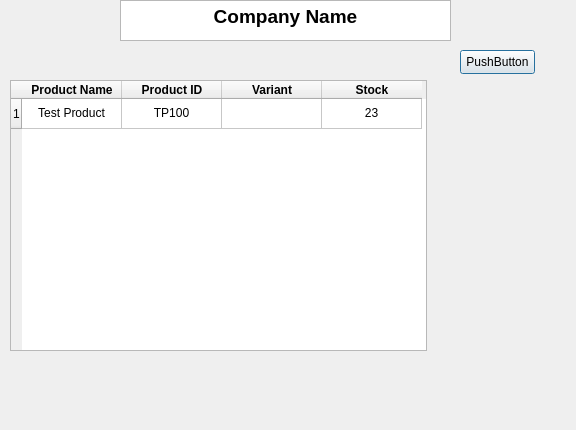
<?xml version="1.0" encoding="UTF-8"?>
<ui version="4.0">
 <class>Dialog</class>
 <widget class="QDialog" name="Dialog">
  <property name="geometry">
   <rect>
    <x>0</x>
    <y>0</y>
    <width>576</width>
    <height>430</height>
   </rect>
  </property>
  <property name="windowTitle">
   <string>Dialog</string>
  </property>
  <property name="styleSheet">
   <string notr="true"/>
  </property>
  <widget class="QTextEdit" name="textEdit">
   <property name="geometry">
    <rect>
     <x>120</x>
     <y>0</y>
     <width>331</width>
     <height>41</height>
    </rect>
   </property>
   <property name="html">
    <string>&lt;!DOCTYPE HTML PUBLIC &quot;-//W3C//DTD HTML 4.0//EN&quot; &quot;http://www.w3.org/TR/REC-html40/strict.dtd&quot;&gt;
&lt;html&gt;&lt;head&gt;&lt;meta name=&quot;qrichtext&quot; content=&quot;1&quot; /&gt;&lt;meta charset=&quot;utf-8&quot; /&gt;&lt;style type=&quot;text/css&quot;&gt;
p, li { white-space: pre-wrap; }
&lt;/style&gt;&lt;/head&gt;&lt;body style=&quot; font-family:'Segoe UI'; font-size:9pt; font-weight:400; font-style:normal;&quot;&gt;
&lt;p align=&quot;center&quot; style=&quot; margin-top:0px; margin-bottom:0px; margin-left:0px; margin-right:0px; -qt-block-indent:0; text-indent:0px;&quot;&gt;&lt;span style=&quot; font-size:14pt; font-weight:700;&quot;&gt;Company Name&lt;/span&gt;&lt;/p&gt;&lt;/body&gt;&lt;/html&gt;</string>
   </property>
  </widget>
  <widget class="QTableWidget" name="tableWidget">
   <property name="geometry">
    <rect>
     <x>10</x>
     <y>80</y>
     <width>417</width>
     <height>271</height>
    </rect>
   </property>
   <row>
    <property name="text">
     <string>1</string>
    </property>
   </row>
   <column>
    <property name="text">
     <string>Product Name</string>
    </property>
    <property name="font">
     <font>
      <bold>true</bold>
     </font>
    </property>
   </column>
   <column>
    <property name="text">
     <string>Product ID</string>
    </property>
    <property name="font">
     <font>
      <bold>true</bold>
     </font>
    </property>
    <property name="background">
     <color>
      <red>255</red>
      <green>255</green>
      <blue>255</blue>
     </color>
    </property>
   </column>
   <column>
    <property name="text">
     <string>Variant</string>
    </property>
    <property name="font">
     <font>
      <bold>true</bold>
     </font>
    </property>
   </column>
   <column>
    <property name="text">
     <string>Stock</string>
    </property>
    <property name="font">
     <font>
      <bold>true</bold>
     </font>
    </property>
    <property name="background">
     <color>
      <red>255</red>
      <green>255</green>
      <blue>255</blue>
     </color>
    </property>
   </column>
   <item row="0" column="0">
    <property name="text">
     <string>Test Product</string>
    </property>
    <property name="textAlignment">
     <set>AlignCenter</set>
    </property>
   </item>
   <item row="0" column="1">
    <property name="text">
     <string>TP100</string>
    </property>
    <property name="textAlignment">
     <set>AlignCenter</set>
    </property>
   </item>
   <item row="0" column="3">
    <property name="text">
     <string>23</string>
    </property>
    <property name="textAlignment">
     <set>AlignCenter</set>
    </property>
   </item>
  </widget>
  <widget class="QPushButton" name="pushButton">
   <property name="geometry">
    <rect>
     <x>460</x>
     <y>50</y>
     <width>75</width>
     <height>24</height>
    </rect>
   </property>
   <property name="text">
    <string>PushButton</string>
   </property>
  </widget>
 </widget>
 <resources/>
 <connections/>
</ui>
